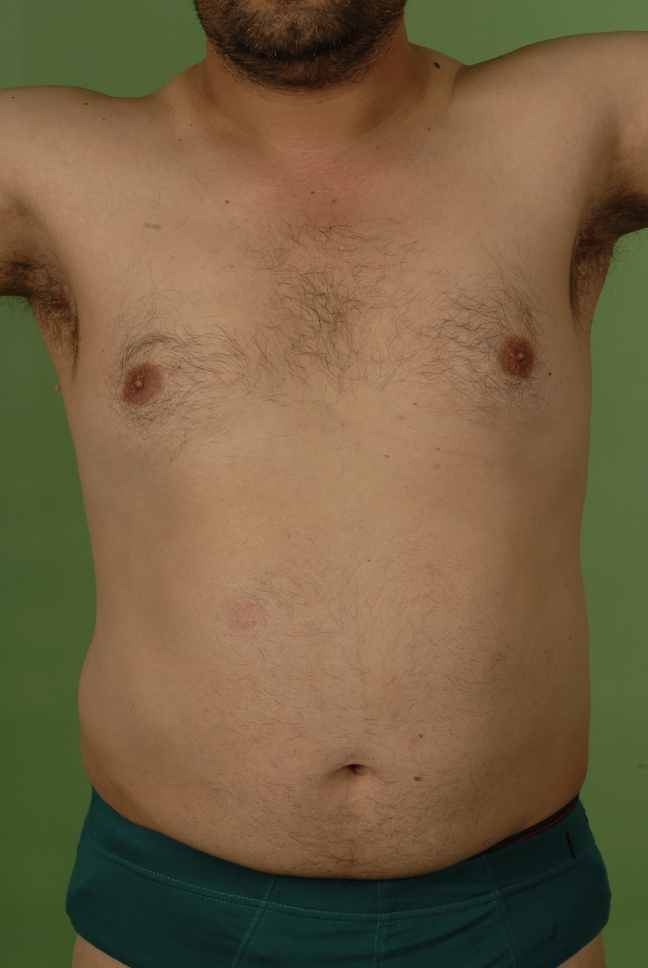
#> input picture sample_images/img_trunk.JPG, 1296 x 1936 px, found by its file name (shown at 1/2 size)
$ python nipple_detection.py   (older library calls are emulated)
#> lines starting #> are read from the running program, lines starting #| are printed output that depends on the picture; after the words box and inside, x2 and y2 are one past the last pixel; in counts of white or black regions, pixels touching at a corner belong together
### skin_detection/skin_detection.py
'''
Author: Dr Yasmeen George
Email: yasmeen.mourice@gmail.com
Date: 24 May 2023
'''

import numpy as np
from PIL import Image
import skfuzzy as fuzz
import matplotlib
matplotlib.use('agg')
import matplotlib.pyplot as plt
import imageio.v3 as iio
from skimage import color
from skimage.segmentation import watershed
from skimage import filters
from scipy import ndimage
from skimage import morphology
from skimage.morphology import square
from skimage.segmentation import mark_boundaries
from skimage import exposure

def get_image_features(imfile,features_equalized_flag):
#> called with imfile = '../sample_images/img_trunk.jpg', features_equalized_flag = 0
    image = iio.imread(imfile)
#> image is the input picture: shape (1936, 1296, 3); mean R, G, B 115.2, 95.8, 65.4
    if features_equalized_flag:
        R_adapteq = exposure.equalize_adapthist(image[:, :, 0], clip_limit=0.03)
        G_adapteq = exposure.equalize_adapthist(image[:, :, 1], clip_limit=0.03)
        B_adapteq = exposure.equalize_adapthist(image[:, :, 2], clip_limit=0.03)
        tmp = (np.dstack((R_adapteq, G_adapteq, B_adapteq)) * 255).astype(np.uint8)
    else:
        tmp = image
    I = Image.fromarray(tmp)

    ycbcr = np.asarray(I.convert('YCbCr'))
    hsv = np.asarray(I.convert('HSV'))

    sig_filt = 4
    smooth_I  = filters.gaussian(tmp, sigma=sig_filt,channel_axis=2)
    smooth_I = Image.fromarray(np.asarray(smooth_I*255,np.uint8))
#> smooth_I: PIL image 1296x1936 RGB

    lab = color.rgb2lab(smooth_I)
#> lab: shape (1936, 1296, 3) float64; mean of channels 0, 1, 2 41.5, 3.3, 20.5
    rows= image.shape[0]
    cols = image.shape[1]
    features = np.zeros((rows*cols , 12), np.float32)
    indices = np.zeros((rows*cols , 2), np.int32)
    index =0

    for i in range(rows):
        for j in range(cols):
            if True: #image_mask[i,j] != 0:
                features[index,0:3]= tmp[i,j,:]
                features[index,3:6]= ycbcr[i,j,:]
                features[index,6:9]= hsv[i,j,:]
                features[index,9:12]=lab[i,j,:]
                indices[index,0]=i
                indices[index,1]=j

                index +=1
#> after the loop, index = 2509056; indices = 2509056 pairs, first value 0 to 1935, second value 0 to 1295

    features = features[:index, ...]
    indices = indices[:index, ...]
    return image, features,indices


def otsu_segmentation(I,features,indices):

    levels = ['R', 'G','B', 'Y', 'Cb', 'Cr', 'H', 'S', 'V', 'L' ,'a*' ,'b*']

    L_INDICES = [10]
    for level_index in L_INDICES:
        pix_vec = features[:,level_index]
        channel_name  = levels[level_index]

        val = filters.threshold_otsu(pix_vec)
        if level_index < 4 :
            thresh = pix_vec < val
        else:
            thresh = pix_vec > val
        foreground = np.zeros(I.shape,np.uint8)
        background = np.zeros(I.shape,np.uint8)
        skin_mask = np.zeros((I.shape[0],I.shape[1]),np.float32)

        for i in range(indices.shape[0]):
            if thresh[i] == 1:
                foreground[indices[i,0],indices[i,1],:] = features[i,0:3]
            if thresh[i] == 0:
                background[indices[i,0],indices[i,1],:] = features[i,0:3]
            skin_mask[indices[i,0],indices[i,1]] = thresh[i] * 255 #pix_vec[i]
#> this loop made 1 pass
#> val on pass 1: -1.87
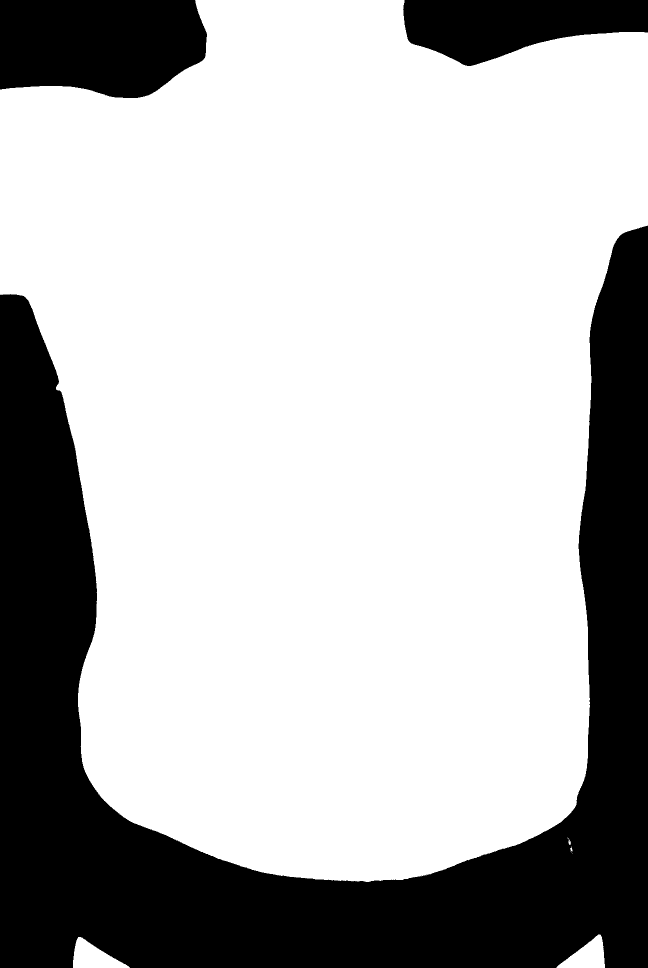
#> skin_mask: shape (1936, 1296) float32 (shown at 1/2 size); 71.2% white; 5 black regions (2 under 20 px), largest, box (x1, y1, x2, y2) and area: (0, 451, 1296, 1936) 608899, (0, 0, 414, 196) 70575, (806, 0, 1296, 132) 44184
    return foreground, background, skin_mask , channel_name
# [194 lines left out: functions watershed_segmentation, fuzzy_clustering, not called in this run]


def segment_image(im_path,save_path=None):
    with_equalization = 0
    image, features, indices = get_image_features(im_path, with_equalization)

    # Otsu Thresholding
    foreground, background, skin_mask, channel_name = otsu_segmentation(image, features, indices)
#> channel_name = 'a*'

    if save_path:

        sv_path = save_path + im_path.split('/')[-1][:-4]

        plt.imsave(sv_path+ "_skin_mask.jpg", skin_mask, cmap=plt.cm.gray)
        plt.imsave(sv_path+ "_skin_image.jpg", foreground, cmap=plt.cm.gray)

        plt.figure(figsize=(20, 20))
        plt.subplot(2,2,1), plt.imshow(image), plt.title('image'), plt.axis('off')
        plt.subplot(2,2,2), plt.imshow(foreground), plt.title('foreground'), plt.axis('off')
        plt.subplot(2, 2, 3), plt.imshow(background), plt.title('background'), plt.axis('off')
        plt.subplot(2, 2, 4), plt.imshow(skin_mask, cmap=plt.cm.gray), plt.title('skin mask'), plt.axis('off')
        plt.savefig(sv_path + '_otsu_demo.png', bbox_inches='tight', dpi=300)
        plt.close('all')

    ### Other comparative methods:
    #fuzzy_clustering(image, features, indices, sv_path + "_fuzzy_clustering_demo")

    #watershed_segmentation(image, features, indices, sv_path + "_watershed_demo")

    return image, skin_mask, foreground
import argparse
# [7 lines that do not run on import are left out]
    ## Sample Example
    ## python skin_detection.py --im_path ../sample_images/img_arm.JPG --save_path ../sample_results/skin/

### nipple_detection/nipple_detection.py
'''
Author: Dr Yasmeen George
Email: yasmeen.mourice@gmail.com
Date: 24 May 2023
'''
import matplotlib
matplotlib.use('agg')
import matplotlib.pyplot as plt
from skimage import filters
import numpy as np
from scipy import ndimage
import imageio.v3 as iio
from PIL import Image
from skimage.measure import label
from skimage.measure import regionprops
from skimage import color
from skimage.transform import hough_circle
from skimage.feature import peak_local_max, canny
from skimage import morphology
from skimage.draw import circle_perimeter
from skimage.draw import disk as circle
from skimage.metrics import structural_similarity as ssim
import argparse
import sys
sys.path.insert(1, '../')
from skin_detection.skin_detection import segment_image


def get_resized_image(raw_image , image, mask):
    mask[mask < 100] = 0

    r, c = np.where(mask > 0)
    rmin = np.amin(r)
#> rmin = 0
    rmax = np.amax(r)
#> rmax = 1935
    cmin = np.amin(c)
#> cmin = 0
    cmax = np.amax(c)
#> cmax = 1295

    mask = mask[rmin:rmax, cmin:cmax]
#> mask: shape (1935, 1295) float32; 71.2% white; 5 black regions (2 under 20 px), largest, box (x1, y1, x2, y2) and area: (0, 452, 1295, 1935) 606330, (0, 0, 414, 196) 70575, (806, 0, 1295, 132) 44119
    image = image[rmin:rmax, cmin:cmax]
#> image: shape (1935, 1295, 3)

    image[mask == 0, :] = 0

    d_h = 512

    if image.shape[0] < image.shape[1]:  # h is smaller than w
        image = image.transpose((1, 0, 2))
        image_mask = mask.transpose((1, 0))
    # print 'image after transpose' , image.shape

    new_h = d_h
    ratio = d_h / float(image.shape[0])
#> ratio = 0.265
    new_w = int((float(image.shape[1]) * float(ratio)))
#> new_w = 342

    image = np.array(Image.fromarray(image).resize((new_w, new_h)))
#> image: shape (512, 342, 3)
    mask = np.array(Image.fromarray(mask).resize((new_w, new_h)))
#> mask: shape (512, 342) float32

    raw_image = np.array(Image.fromarray(raw_image).resize((new_w, new_h)))

    return raw_image, image, mask


def normalize(I):
    I = I.astype(np.float32)
    new_I = np.zeros(I.shape, dtype=np.uint8)
    if len(I.shape) >2: # rgb image
        num_channels = 3
        for k in range(num_channels):
            level = I[:,:,k]
            new_I[:,:,k] = (((level - level.min())/(level.max()-level.min()))*255).astype(np.uint8)
    else:
        level = I
        new_I = (((level - level.min())/(level.max()-level.min()))*255).astype(np.uint8)

    return new_I


def edge_detection_canny(image_gray,sig):
    edges = canny(image_gray, sigma=sig)#low_threshold=0.55, high_threshold=0.8)
    return edges
# [15 lines left out: function edge_detection_otsu, not called in this run]
def get_image_variance(image,mask):
    pix_vec= image[mask == 1][:]
    return pix_vec.var()
def Hough_Transform(raw_image, input_image, image_mask, save_path, imname ):
    raw_image, input_image, image_mask =get_resized_image(raw_image, input_image, image_mask)
    edges_thresh = 3500
    sig_filt = 2
    edges_count = 10000
    ########## Boundary Extraction ############################################
    structure1 = np.ones((7,7), dtype=np.int32)
    im_erode = ndimage.binary_erosion(image_mask,structure1).astype(np.float32)
#> im_erode: shape (512, 342) float32; values 0 (black) and 1 (white), 69.6% white; 1 black region, box (x1, y1, x2, y2) and area: (0, 0, 342, 512) 53165
    im_dilate = ndimage.binary_dilation(image_mask,structure1).astype(np.float32)
#> im_dilate: shape (512, 342) float32; values 0 (black) and 1 (white), 75.6% white; 3 black regions, box (x1, y1, x2, y2) and area: (0, 126, 342, 512) 36467, (0, 0, 104, 47) 4113, (219, 0, 342, 29) 2217

    mask = image_mask.astype(np.float32)/255.0
    boundary1 = mask - im_erode
    boundary2 = im_dilate - mask

    boundary1[boundary1<0]=0
#> boundary1: shape (512, 342) float32; min 0, max 1.09, mean 0.0161
    boundary2[boundary2<0]=0
#> boundary2: shape (512, 342) float32; min 0, max 1.05, mean 0.0435
    boundary = boundary1 + boundary2
    while edges_count >= edges_thresh and sig_filt < 5.5 :

        image = filters.gaussian(input_image, sigma=sig_filt,channel_axis=2)


        lab = normalize(color.rgb2lab(image))

        image_gray = lab[:,:,1]

        all_edges = edge_detection_canny(image_gray,1)
        edges = all_edges.copy()
        tmp = 1.0 - boundary
        edges = edges.astype(np.float32) * tmp

        edges [tmp == 0.0]=0.0
        edges = edges.astype(bool)

        edges_count = edges.sum()

        if sig_filt > 2:
            print ('SIGMA INCREASED : ', sig_filt, edges_count)
        sig_filt += 0.5
        break
#> this loop made 1 pass
#> edges_count on pass 1: 1282
#> edges: shape (512, 342) bool; 0.73% white in thin lines or dots
#> after the loop, sig_filt = 2.5
    structure1 = np.ones((3,3), dtype=np.int32)
    ed_dilate = ndimage.binary_dilation(edges,structure1).astype(np.float32)
#> ed_dilate: shape (512, 342) float32; values 0 (black) and 1 (white), 2.7% white; 74 white regions (42 under 20 px)
    label_img = label(ed_dilate, connectivity=2)
#> label_img: shape (512, 342) int64; 75 distinct labels, from 0 to 74
    props = regionprops(label_img)
#> props = 74 regions; largest, box (x1, y1, x2, y2) and area: (95, 418, 306, 466) 873, (112, 10, 210, 47) 474, (122, 2, 195, 34) 330, (129, 2, 185, 28) 308, (115, 315, 143, 335) 253
    conn_comp_before = len(props)
#> conn_comp_before = 74
    count = 0
    edges_filtered = edges.copy()
    for i in range(len(props)):
        tit = [str(round(props[i].eccentricity,2)),str(round(props[i].solidity,2)),str(round(props[i].perimeter,2))]

        if props[i].eccentricity >= 0.98 or  props[i].perimeter > 600 or  props[i].perimeter < 25:  #area > 120:
            count +=1
            edges_filtered[props[i].coords[:,0],props[i].coords[:,1]] = 0
#> this loop made 74 passes
#> tit on passes 1 to 8: ['0.68', '1.0', '10.0'], ['0.97', '0.83', '26.49'], ['0.93', '0.9', '24.24'], ['0.99', '0.52', '109.01'], ['0.95', '0.29', '184.95'], ['0.97', '0.22', '200.71'], ['0.96', '0.2', '270.01'], ['0.95', '1.0', '20.0']
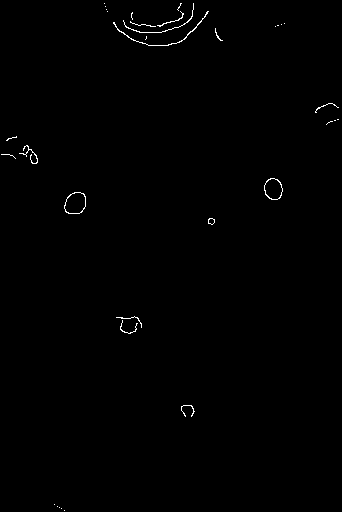
#> edges_filtered: shape (512, 342) bool; 0.45% white in thin lines or dots
#> after the loop, count = 57

    conn_comp_after = conn_comp_before - count
#> conn_comp_after = 17


    ########## Hough Transform ###########################################
    index =0
    n = 4
    m = 5 # num of cols
    hough_radii = [5,7,9,11,15]#np.arange(7, 12, 2)
    peaks_num = [1,15,15,10,2]
    hough_res = hough_circle(edges_filtered, hough_radii)
    #print 'Hough Res' , hough_res.shape
    centers = []
    accums = []
    radii = []
    indd=0
    for radius, h in zip(hough_radii, hough_res):
        # For each radius, extract two circles
        num_peaks = peaks_num[indd]
        peaks = peak_local_max(h, num_peaks=num_peaks,min_distance=30)#,indices=False,threshold_rel=0.1)

        #print radius, peaks.shape
        centers.extend(peaks)
        accums.extend(h[peaks[:, 0], peaks[:, 1]])


        radii.extend([radius] * len(peaks))
        indd +=1
#> this loop made 5 passes
#> (radius, num_peaks) on passes 2 to 4: (7, 15), (9, 15), (11, 10)
#> after the loop, accums = 26 values, max 0.531 at index 0, min 0.0556 at index 23, mean 0.294; centers = 26 pairs, first value 30 to 416, second value 30 to 283; indd = 5; radii = 26 values from 5 to 15

    I_top10 =  input_image.copy()
    for ind in np.argsort(accums)[::-1][:10]:
        center_x, center_y = centers[ind]
        radius = radii[ind]
        cx, cy = circle_perimeter(center_y, center_x, radius)

        try:
            I_top10[cy, cx] = (0, 0,255) #colors_p[ii]#(0, 0,255)
        except:
            pass
#> this loop made 10 passes
#> (ind, center_x, center_y, radius) on passes 2 to 9: (9, 190, 273, 9), (16, 188, 275, 11), (2, 326, 128, 7), (1, 206, 71, 7), (17, 203, 74, 11), (3, 192, 274, 7), (10, 324, 128, 9), (4, 411, 186, 7)
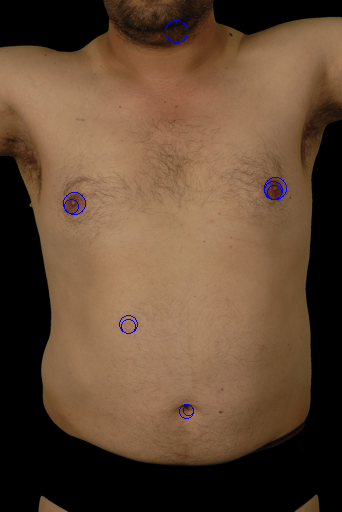
#> I_top10: shape (512, 342, 3); mean of channels 0, 1, 2 98.5, 73.4, 52.6; drawn as R, G, B


    I_top5 =  input_image.copy()
    for ind in np.argsort(accums)[::-1][:5]:
        center_x, center_y = centers[ind]
        radius = radii[ind]
        cx, cy = circle_perimeter(center_y, center_x, radius)

        try:
            I_top5[cy, cx] = (0, 0,255) #colors_p[ii]#(0, 0,255)
        except:
            pass
#> this loop made 5 passes
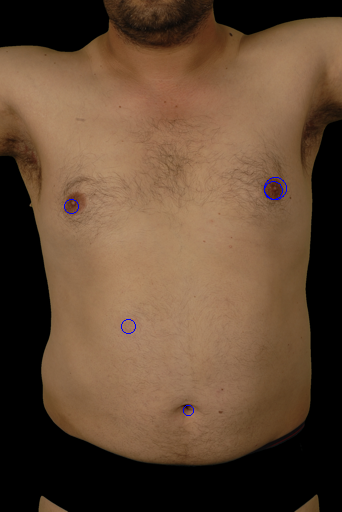
#> I_top5: shape (512, 342, 3); mean of channels 0, 1, 2 98.7, 73.5, 52.3; drawn as R, G, B
    I_top2 =  input_image.copy()
    for ind in np.argsort(accums)[::-1][:2]:
        center_x, center_y = centers[ind]
        radius = radii[ind]
        cx, cy = circle_perimeter(center_y, center_x, radius)

        try:
            I_top2[cy, cx] = (0, 0,255) #colors_p[ii]#(0, 0,255)
        except:
            pass
#> this loop made 2 passes
#> (center_x, center_y, radius) on pass 1: (410, 188, 5)
#> I_top2: shape (512, 342, 3); mean of channels 0, 1, 2 98.8, 73.6, 52.2

    I_all =  input_image.copy()
    for ind in np.argsort(accums)[::-1]:
        center_x, center_y = centers[ind]
        radius = radii[ind]
        cx, cy = circle_perimeter(center_y, center_x, radius)

        try:
            I_all[cy, cx] = (0, 0,255) #colors_p[ii]#(0, 0,255)
        except:
            pass
#> this loop made 26 passes
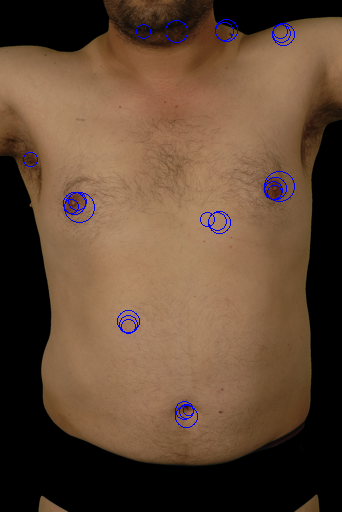
#> I_all: shape (512, 342, 3); mean of channels 0, 1, 2 98, 73, 53.5; drawn as R, G, B


    subplot_flag = True
    imsave_flag = False
    if subplot_flag == True:
        plt.close('all')
        index +=1
        plt.subplot(n,m,index)
        plt.imshow(image,cmap=plt.cm.gray)
        plt.title('Sigma = ' + str(sig_filt-0.5),fontsize=2)
        plt.xticks([])
        plt.yticks([])


        index +=1
        plt.subplot(n,m,index)
        plt.imshow(image_gray,cmap=plt.cm.gray)
        plt.title('a* level',fontsize=2)
        plt.xticks([])
        plt.yticks([])


        index +=1
        plt.subplot(n,m,index)
        plt.imshow(all_edges,cmap=plt.cm.gray)
        plt.title('Canny Edges',fontsize=2)
        plt.xticks([])
        plt.yticks([])


        index +=1
        plt.subplot(n,m,index)
        plt.imshow(boundary,cmap=plt.cm.gray)
        plt.title('Body Boundary',fontsize=2)
        plt.xticks([])
        plt.yticks([])

        index +=1
        plt.subplot(n,m,index)
        plt.imshow(edges,cmap=plt.cm.gray)
        plt.title('Count of Edges: '+str(edges_count),fontsize=2)
        plt.xticks([])
        plt.yticks([])

        index +=1
        plt.subplot(n,m,index)
        plt.imshow(edges_filtered,cmap=plt.cm.gray)
        plt.title('Count of Edges: '+str(edges_filtered.sum()),fontsize=2)
        plt.xticks([])
        plt.yticks([])

        for radius, h in zip(hough_radii, hough_res):
            index +=1
            plt.subplot(n,m,index)
            plt.imshow(h,cmap=plt.cm.gray)
            plt.title('Radius = '+str(radius),fontsize=2)
            plt.xticks([])
            plt.yticks([])
#> this loop made 5 passes
#> radius on passes 1 to 5: 5, 7, 9, 11, 15
#> after the loop, index = 11

        index +=1
#> index = 12
        plt.subplot(n,m,index)
        plt.imshow(I_top2)
        plt.title('Top 2 Circles',fontsize=2)
        plt.xticks([])
        plt.yticks([])

        index +=1
#> index = 13
        plt.subplot(n,m,index)
        plt.imshow(I_top5)
        plt.title('Top 5 Circles',fontsize=2)
        plt.xticks([])
        plt.yticks([])

        index +=1
#> index = 14
        plt.subplot(n,m,index)
        plt.imshow(I_top10)
        plt.title('Top 10 Circles',fontsize=2)
        plt.xticks([])
        plt.yticks([])

        index +=1
#> index = 15
        plt.subplot(n,m,index)
        plt.imshow(I_all)
        plt.title('All Circles',fontsize=2)
        plt.xticks([])
        plt.yticks([])


        plt.savefig(save_path +imname +'_nipple_demo1.jpeg',bbox_inches='tight',dpi=300)
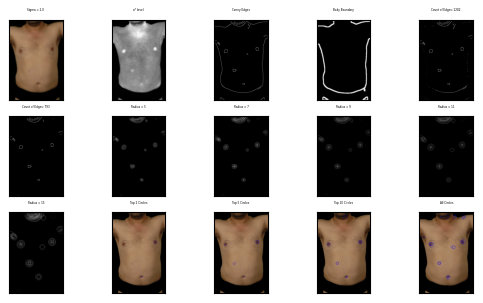
#> figure drawn by matplotlib, 15 panels
        plt.close('all')

        idx = 10
        if imsave_flag ==  True:
            plt.imsave(save_path +  str(idx)+'_1_' + imname + '.jpeg',image )
            plt.imsave(save_path +  str(idx)+'_2_' + imname + '.jpeg', image_gray,cmap=plt.cm.gray)
            plt.imsave(save_path +  str(idx)+'_3_' + imname + '.jpeg', all_edges,cmap=plt.cm.gray)
            plt.imsave(save_path +  str(idx)+'_4_' + imname + '.jpeg',boundary ,cmap=plt.cm.gray)
            plt.imsave(save_path +  str(idx)+'_5_' + imname + '.jpeg', edges,cmap=plt.cm.gray)
            plt.imsave(save_path +  str(idx)+'_6_' + imname + '.jpeg',edges_filtered ,cmap=plt.cm.gray)
            indexx =7
            for radius, h in zip(hough_radii, hough_res):
                plt.imsave(save_path +  str(idx)+'_'+str(indexx)+'_' + imname + '.jpeg',h,cmap=plt.cm.gray )
                indexx +=1
            plt.imsave(save_path +  str(idx)+'_13_' + imname + '.jpeg',I_top2 )
            plt.imsave(save_path +  str(idx)+'_14_' + imname + '.jpeg',I_top5 )
            plt.imsave(save_path +  str(idx)+'_15_' + imname + '.jpeg', I_top10)
            plt.imsave(save_path +  str(idx)+'_16_' + imname + '.jpeg',I_all )

        stats = [edges_count , edges_filtered.sum(), conn_comp_before, conn_comp_after,sig_filt]
#> stats = [1282, 793, 74, 17, 2.5]
        meas= False_Positive_Elimination(accums,centers,radii,input_image,save_path,imname,index)

        plt.imsave(save_path + imname + '_resized.jpeg', raw_image, cmap=plt.cm.gray)
        plt.close('all')


def False_Positive_Elimination(accums,centers,radii, image,save_path,imname,im_index):
#> called with save_path = '../sample_results/nipple/', imname = 'img_trunk', im_index = 15
    strt_plots_indx  = 17

    image_width = image.shape[1]
#> image_width = 342
    image_height =  image.shape[0]
#> image_height = 512
    min_chest_area_y = 0
    max_chest_area_y = 190
    y_diff_thresh = 15

    left_nipple_centers = []
    left_measures =[]
    left_radii = []

    right_nipple_centers = []
    right_measures = []
    right_radii = []

    #print len(accums),len(centers),len(radii)
    measures_list = []

    accums = np.array(accums)
    accums = accums / accums.max()
#> accums = 26 values, max 1 at index 0, min 0.105 at index 23, mean 0.554

    template_nipple = color.rgb2gray(iio.imread('nipple.jpg')).astype(np.float64)
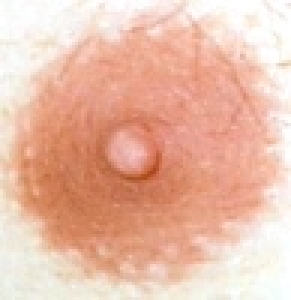
#> input picture nipple_detection/nipple.jpg, 97 x 100 px (shown 3 times larger)
    template_nipple = (template_nipple - template_nipple.min()) / (template_nipple.max() - template_nipple.min())
#> (the rest of the program and of its run is left out)
